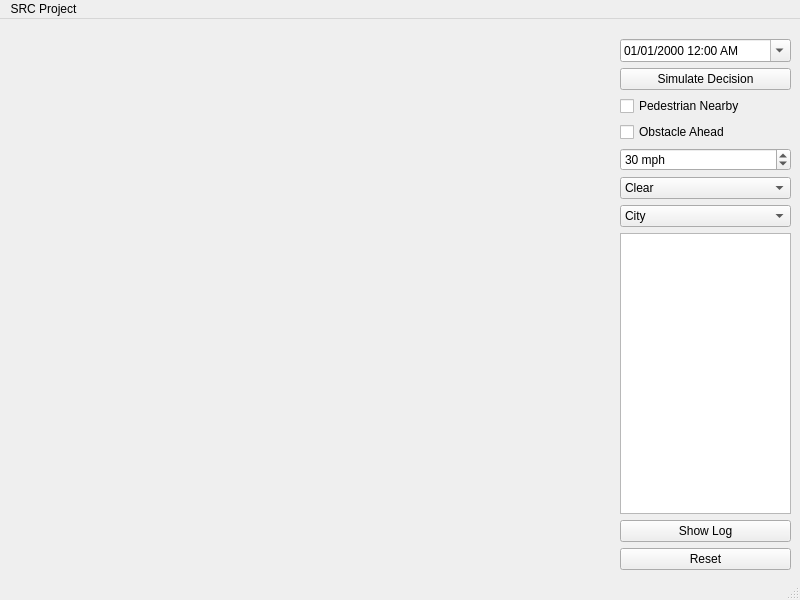
<?xml version="1.0" encoding="UTF-8"?>
<ui version="4.0">
 <class>MainWindow</class>
 <widget class="QMainWindow" name="MainWindow">
  <property name="geometry">
   <rect>
    <x>0</x>
    <y>0</y>
    <width>800</width>
    <height>600</height>
   </rect>
  </property>
  <property name="windowTitle">
   <string>MainWindow</string>
  </property>
  <widget class="QWidget" name="centralwidget">
   <widget class="QWidget" name="layoutWidget">
    <property name="geometry">
     <rect>
      <x>620</x>
      <y>20</y>
      <width>171</width>
      <height>531</height>
     </rect>
    </property>
    <layout class="QGridLayout" name="gridLayout">
     <item row="5" column="0">
      <widget class="QDateTimeEdit" name="dateTimeEdit">
       <property name="displayFormat">
        <string>MM/dd/yyyy h:mm AP</string>
       </property>
       <property name="calendarPopup">
        <bool>true</bool>
       </property>
      </widget>
     </item>
     <item row="8" column="0">
      <widget class="QCheckBox" name="checkBoxObstacle">
       <property name="text">
        <string>Obstacle Ahead</string>
       </property>
      </widget>
     </item>
     <item row="11" column="0">
      <widget class="QComboBox" name="comboBoxWeather">
       <item>
        <property name="text">
         <string>Clear</string>
        </property>
       </item>
       <item>
        <property name="text">
         <string>Fog</string>
        </property>
       </item>
       <item>
        <property name="text">
         <string>Rain</string>
        </property>
       </item>
      </widget>
     </item>
     <item row="15" column="0">
      <widget class="QPushButton" name="buttonLog">
       <property name="text">
        <string>Show Log</string>
       </property>
      </widget>
     </item>
     <item row="9" column="0">
      <widget class="QSpinBox" name="spinBoxSpeed">
       <property name="suffix">
        <string> mph</string>
       </property>
       <property name="maximum">
        <number>200</number>
       </property>
       <property name="value">
        <number>30</number>
       </property>
      </widget>
     </item>
     <item row="6" column="0">
      <widget class="QPushButton" name="buttonSimulate">
       <property name="text">
        <string>Simulate Decision</string>
       </property>
      </widget>
     </item>
     <item row="13" column="0">
      <widget class="QComboBox" name="comboBoxRoadType">
       <item>
        <property name="text">
         <string>City</string>
        </property>
       </item>
       <item>
        <property name="text">
         <string>Highway</string>
        </property>
       </item>
      </widget>
     </item>
     <item row="7" column="0">
      <widget class="QCheckBox" name="checkBoxPedestrian">
       <property name="text">
        <string>Pedestrian Nearby</string>
       </property>
      </widget>
     </item>
     <item row="14" column="0">
      <widget class="QTextBrowser" name="textBrowserLog"/>
     </item>
     <item row="16" column="0">
      <widget class="QPushButton" name="buttonReset">
       <property name="text">
        <string>Reset</string>
       </property>
      </widget>
     </item>
    </layout>
   </widget>
   <widget class="QLabel" name="labelVideo">
    <property name="geometry">
     <rect>
      <x>50</x>
      <y>120</y>
      <width>511</width>
      <height>301</height>
     </rect>
    </property>
    <property name="text">
     <string/>
    </property>
    <property name="scaledContents">
     <bool>true</bool>
    </property>
   </widget>
  </widget>
  <widget class="QStatusBar" name="statusbar"/>
  <widget class="QMenuBar" name="menubar">
   <property name="geometry">
    <rect>
     <x>0</x>
     <y>0</y>
     <width>800</width>
     <height>21</height>
    </rect>
   </property>
   <widget class="QMenu" name="menuSRC_Project">
    <property name="title">
     <string>SRC Project</string>
    </property>
   </widget>
   <addaction name="menuSRC_Project"/>
  </widget>
 </widget>
 <resources/>
 <connections/>
</ui>
